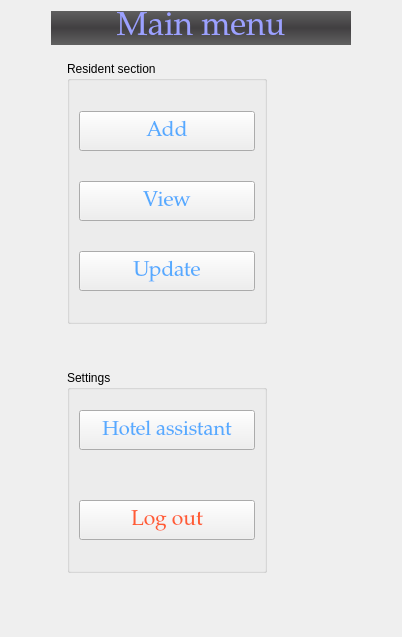
      <widget class="QWidget" name="page_2">
       <layout class="QGridLayout" name="gridLayout_2">
        <item row="0" column="0">
         <layout class="QHBoxLayout" name="horizontalLayout_4">
          <property name="bottomMargin">
           <number>10</number>
          </property>
          <item>
           <spacer name="horizontalSpacer_7">
            <property name="orientation">
             <enum>Qt::Horizontal</enum>
            </property>
            <property name="sizeHint" stdset="0">
             <size>
              <width>40</width>
              <height>20</height>
             </size>
            </property>
           </spacer>
          </item>
          <item>
           <widget class="QLabel" name="label_43">
            <property name="minimumSize">
             <size>
              <width>300</width>
              <height>0</height>
             </size>
            </property>
            <property name="font">
             <font>
              <family>URW Palladio L</family>
              <pointsize>25</pointsize>
              <weight>9</weight>
              <italic>false</italic>
              <bold>false</bold>
             </font>
            </property>
            <property name="styleSheet">
             <string notr="true">font: 75 25pt &quot;URW Palladio L&quot;;
color:rgb(156, 161, 255);
background-color:qlineargradient(spread:pad, x1:0.600329, y1:1, x2:0.600939, y2:0, stop:0 rgba(97, 97, 97, 255), stop:0.502347 rgba(65, 63, 65, 255), stop:1 rgba(95, 95, 95, 255))</string>
            </property>
            <property name="text">
             <string>Main menu</string>
            </property>
            <property name="alignment">
             <set>Qt::AlignCenter</set>
            </property>
           </widget>
          </item>
          <item>
           <spacer name="horizontalSpacer_12">
            <property name="orientation">
             <enum>Qt::Horizontal</enum>
            </property>
            <property name="sizeHint" stdset="0">
             <size>
              <width>40</width>
              <height>20</height>
             </size>
            </property>
           </spacer>
          </item>
         </layout>
        </item>
        <item row="1" column="0">
         <layout class="QHBoxLayout" name="horizontalLayout_8" stretch="1,2,1,0,1">
          <item>
           <spacer name="horizontalSpacer_27">
            <property name="orientation">
             <enum>Qt::Horizontal</enum>
            </property>
            <property name="sizeHint" stdset="0">
             <size>
              <width>40</width>
              <height>20</height>
             </size>
            </property>
           </spacer>
          </item>
          <item>
           <layout class="QVBoxLayout" name="verticalLayout" stretch="0,0,0,0">
            <item>
             <widget class="QGroupBox" name="groupBox_2">
              <property name="title">
               <string>Resident section</string>
              </property>
              <layout class="QGridLayout" name="gridLayout_35" columnstretch="0">
               <property name="topMargin">
                <number>30</number>
               </property>
               <property name="bottomMargin">
                <number>30</number>
               </property>
               <property name="verticalSpacing">
                <number>30</number>
               </property>
               <item row="1" column="0">
                <widget class="QPushButton" name="DispBTN">
                 <property name="minimumSize">
                  <size>
                   <width>82</width>
                   <height>40</height>
                  </size>
                 </property>
                 <property name="font">
                  <font>
                   <family>URW Palladio L</family>
                   <pointsize>16</pointsize>
                   <weight>9</weight>
                   <italic>false</italic>
                   <bold>false</bold>
                   <underline>false</underline>
                   <strikeout>false</strikeout>
                  </font>
                 </property>
                 <property name="styleSheet">
                  <string notr="true">color:rgb(85, 170, 255)</string>
                 </property>
                 <property name="text">
                  <string>View</string>
                 </property>
                 <property name="icon">
                  <iconset resource="icons.qrc">
                   <normaloff>:/newPrefix/Icons/if_computer__desktop__monitor__technology__screen__television__display_2317714.png</normaloff>:/newPrefix/Icons/if_computer__desktop__monitor__technology__screen__television__display_2317714.png</iconset>
                 </property>
                </widget>
               </item>
               <item row="0" column="0">
                <widget class="QPushButton" name="AddBTN">
                 <property name="minimumSize">
                  <size>
                   <width>82</width>
                   <height>40</height>
                  </size>
                 </property>
                 <property name="font">
                  <font>
                   <family>URW Palladio L</family>
                   <pointsize>16</pointsize>
                   <weight>9</weight>
                   <italic>false</italic>
                   <bold>false</bold>
                   <underline>false</underline>
                   <strikeout>false</strikeout>
                  </font>
                 </property>
                 <property name="styleSheet">
                  <string notr="true">color:rgb(85, 170, 255)</string>
                 </property>
                 <property name="text">
                  <string>Add</string>
                 </property>
                 <property name="icon">
                  <iconset resource="icons.qrc">
                   <normaloff>:/newPrefix/Icons/if_icon-81-document-add_314445.png</normaloff>:/newPrefix/Icons/if_icon-81-document-add_314445.png</iconset>
                 </property>
                </widget>
               </item>
               <item row="2" column="0">
                <widget class="QPushButton" name="EditBTN">
                 <property name="minimumSize">
                  <size>
                   <width>82</width>
                   <height>40</height>
                  </size>
                 </property>
                 <property name="font">
                  <font>
                   <family>URW Palladio L</family>
                   <pointsize>16</pointsize>
                   <weight>9</weight>
                   <italic>false</italic>
                   <bold>false</bold>
                   <underline>false</underline>
                   <strikeout>false</strikeout>
                  </font>
                 </property>
                 <property name="styleSheet">
                  <string notr="true">color:rgb(85, 170, 255)</string>
                 </property>
                 <property name="text">
                  <string>Update</string>
                 </property>
                 <property name="icon">
                  <iconset resource="icons.qrc">
                   <normaloff>:/newPrefix/Icons/if_icon-32-clipboard-edit_314288.png</normaloff>:/newPrefix/Icons/if_icon-32-clipboard-edit_314288.png</iconset>
                 </property>
                </widget>
               </item>
              </layout>
             </widget>
            </item>
            <item>
             <spacer name="verticalSpacer_6">
              <property name="orientation">
               <enum>Qt::Vertical</enum>
              </property>
              <property name="sizeHint" stdset="0">
               <size>
                <width>20</width>
                <height>40</height>
               </size>
              </property>
             </spacer>
            </item>
            <item>
             <widget class="QGroupBox" name="groupBox_12">
              <property name="minimumSize">
               <size>
                <width>200</width>
                <height>0</height>
               </size>
              </property>
              <property name="title">
               <string>Settings</string>
              </property>
              <layout class="QGridLayout" name="gridLayout_45">
               <property name="topMargin">
                <number>20</number>
               </property>
               <property name="bottomMargin">
                <number>30</number>
               </property>
               <property name="verticalSpacing">
                <number>50</number>
               </property>
               <item row="1" column="0">
                <widget class="QPushButton" name="LogOutBTN">
                 <property name="minimumSize">
                  <size>
                   <width>82</width>
                   <height>40</height>
                  </size>
                 </property>
                 <property name="font">
                  <font>
                   <family>URW Palladio L</family>
                   <pointsize>16</pointsize>
                   <weight>9</weight>
                   <italic>false</italic>
                   <bold>false</bold>
                   <underline>false</underline>
                   <strikeout>false</strikeout>
                  </font>
                 </property>
                 <property name="styleSheet">
                  <string notr="true">color:rgb(255, 92, 51)</string>
                 </property>
                 <property name="text">
                  <string>Log out</string>
                 </property>
                 <property name="icon">
                  <iconset resource="icons.qrc">
                   <normaloff>:/newPrefix/Icons/power-button.png</normaloff>:/newPrefix/Icons/power-button.png</iconset>
                 </property>
                 <property name="flat">
                  <bool>false</bool>
                 </property>
                </widget>
               </item>
               <item row="0" column="0">
                <widget class="QPushButton" name="pushButton">
                 <property name="minimumSize">
                  <size>
                   <width>82</width>
                   <height>40</height>
                  </size>
                 </property>
                 <property name="font">
                  <font>
                   <family>URW Palladio L</family>
                   <pointsize>15</pointsize>
                   <weight>9</weight>
                   <italic>false</italic>
                   <bold>false</bold>
                   <underline>false</underline>
                   <strikeout>false</strikeout>
                  </font>
                 </property>
                 <property name="styleSheet">
                  <string notr="true">color:rgb(85, 170, 255);
font: 75 15pt &quot;URW Palladio L&quot;;</string>
                 </property>
                 <property name="text">
                  <string>Hotel assistant</string>
                 </property>
                 <property name="icon">
                  <iconset resource="icons.qrc">
                   <normaloff>:/newPrefix/Icons/ff5c491e7e1f33dcd3756831d7ca2d72.png</normaloff>:/newPrefix/Icons/ff5c491e7e1f33dcd3756831d7ca2d72.png</iconset>
                 </property>
                 <property name="iconSize">
                  <size>
                   <width>25</width>
                   <height>25</height>
                  </size>
                 </property>
                </widget>
               </item>
              </layout>
             </widget>
            </item>
            <item>
             <spacer name="verticalSpacer_4">
              <property name="orientation">
               <enum>Qt::Vertical</enum>
              </property>
              <property name="sizeHint" stdset="0">
               <size>
                <width>20</width>
                <height>40</height>
               </size>
              </property>
             </spacer>
            </item>
           </layout>
          </item>
          <item>
           <spacer name="horizontalSpacer_53">
            <property name="orientation">
             <enum>Qt::Horizontal</enum>
            </property>
            <property name="sizeHint" stdset="0">
             <size>
              <width>13</width>
              <height>17</height>
             </size>
            </property>
           </spacer>
          </item>
          <item>
           <widget class="QLabel" name="label_8">
            <property name="maximumSize">
             <size>
              <width>700</width>
              <height>16777215</height>
             </size>
            </property>
            <property name="styleSheet">
             <string notr="true">background-color:qlineargradient(spread:pad, x1:0.600329, y1:1, x2:0.600939, y2:0, stop:0 rgba(76, 76, 76, 0), stop:0.5 rgba(42, 41, 42, 0), stop:0.995283 rgba(76, 76, 76, 0))</string>
            </property>
            <property name="text">
             <string/>
            </property>
            <property name="pixmap">
             <pixmap resource="icons.qrc">:/newPrefix/Icons/Hotel-HD-wallpapers.jpg</pixmap>
            </property>
            <property name="scaledContents">
             <bool>true</bool>
            </property>
            <property name="margin">
             <number>8</number>
            </property>
           </widget>
          </item>
          <item>
           <spacer name="horizontalSpacer_26">
            <property name="orientation">
             <enum>Qt::Horizontal</enum>
            </property>
            <property name="sizeHint" stdset="0">
             <size>
              <width>37</width>
              <height>17</height>
             </size>
            </property>
           </spacer>
          </item>
         </layout>
        </item>
        <item row="2" column="0">
         <spacer name="verticalSpacer_33">
          <property name="orientation">
           <enum>Qt::Vertical</enum>
          </property>
          <property name="sizeHint" stdset="0">
           <size>
            <width>20</width>
            <height>13</height>
           </size>
          </property>
         </spacer>
        </item>
       </layout>
      </widget>
